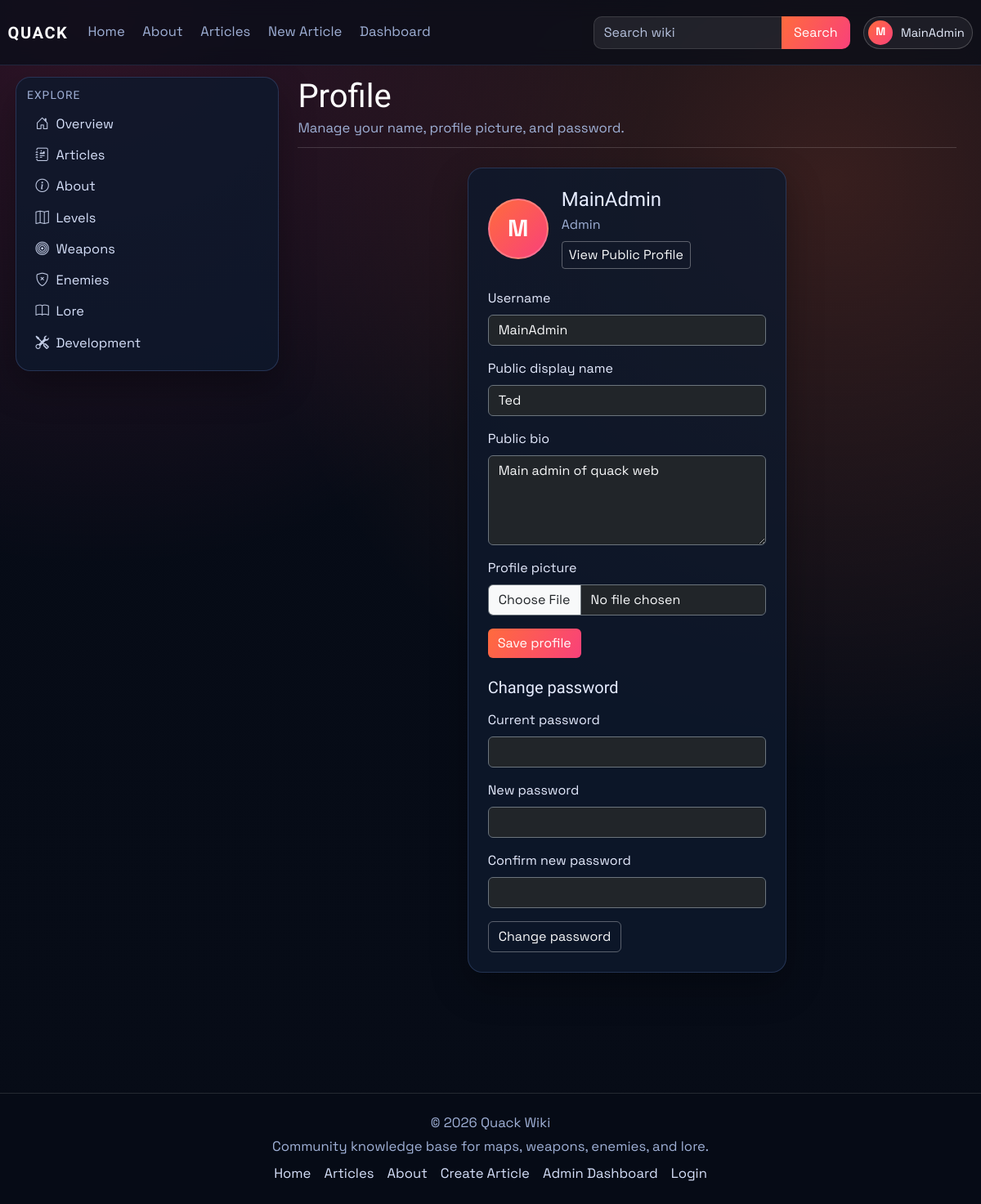
The app's page /profile (signed in), older data.
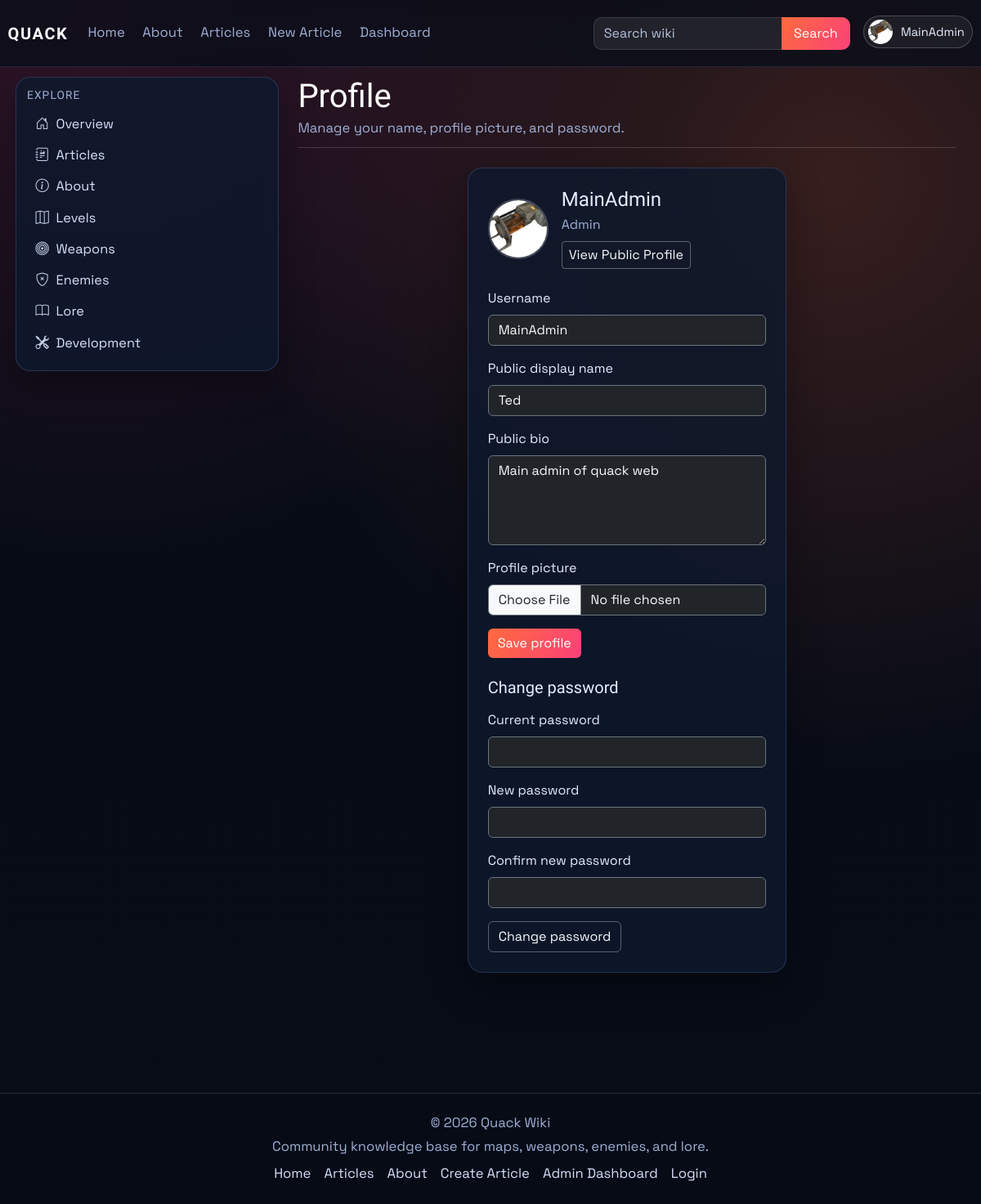
The same page, newer data.
### models.py (models this page shows, shortened)
class User(db.Model, UserMixin):
    id = db.Column(db.Integer, primary_key=True)
    username = db.Column(db.String(120), unique=True, nullable=False)
    email = db.Column(db.String(120), unique=True, nullable=False)
    password_hash = db.Column(db.String(128), nullable=False)
    profile_image_url = db.Column(db.String(120), nullable=True)
    public_display_name = db.Column(db.String(80), nullable=True)
    public_bio = db.Column(db.Text, nullable=True)
    created_at = db.Column(db.DateTime, default=datetime.utcnow)
    role = db.Column(db.String(30), default='user')
    is_archived = db.Column(db.Boolean, default=False, nullable=False)
    archived_at = db.Column(db.DateTime, nullable=True)

### main.py (the view, shortened to what this page needs)
@app.route('/profile', methods=['GET', 'POST'])
@login_required
def profile():
    profile_form = ProfileForm(obj=current_user)
    password_form = PasswordChangeForm()
    return render_template(
        'profile.html',
        profile_form=profile_form,
        password_form=password_form,
    )

### forms.py
class ProfileForm(FlaskForm):
    username = StringField('Username', validators=[DataRequired(), Length(min=2, max=30)])
    public_display_name = StringField('Public display name', validators=[Length(max=80)])
    public_bio = TextAreaField('Public bio', validators=[Length(max=600)])
    profile_image = FileField('Profile picture', validators=[
        FileAllowed(["jpg", "jpeg", "png", "gif", "webp"], "Images only.")
    ])
    submit = SubmitField('Save profile')

class PasswordChangeForm(FlaskForm):
    current_password = PasswordField('Current password', validators=[DataRequired()])
    password = PasswordField('New password', validators=[DataRequired(), Length(min=6)])
    confirm_password = PasswordField(
        'Confirm new password',
        validators=[DataRequired(), EqualTo('password', message='Passwords don\'t match')]
    )
    submit = SubmitField('Change password')

### main.py (called while the page is built)
def get_site_settings():
    settings = SiteSettings.query.get(1)
    if not settings:
        settings = SiteSettings(id=1)
        db.session.add(settings)
        db.session.commit()
    return settings

@app.context_processor
def inject_site_settings():
    return {'site_settings': get_site_settings()}

@login_manager.user_loader
def load_user(user_id):
    user = User.query.get(int(user_id))
    if user and user.is_archived:
        return None
    return user

### templates/profile.html (shortened to what this page needs)
{% extends "_base.html" %}
{% block content %}
<div class="container-fluid px-0">
    <header class="article-header mb-4">
        <h1 class="article-title">Profile</h1>
        <p class="article-meta mb-0">Manage your name, profile picture, and password.</p>
    </header>
    <div class="row g-4 justify-content-center">
        <div class="col-lg-7 col-xl-6">
            <section class="card p-4 h-100">
                <div class="d-flex align-items-center gap-3 mb-4">
                    {% if current_user.profile_image_url %}
                    <img class="profile-page-avatar" src="{{ url_for('static', filename='img/' ~ current_user.profile_image_url) }}" alt="{{ current_user.username }} profile picture">
                    {% else %}
                    <div class="profile-page-avatar profile-page-avatar-fallback">{{ current_user.username[0]|upper }}</div>
                    {% endif %}
                    <div>
                        <h4 class="mb-1">{{ current_user.username }}</h4>
                        <p class="article-meta mb-0">{{ current_user.role|capitalize }}</p>
                        <a class="btn btn-outline-light btn-sm mt-2" href="{{ url_for('public_profile', username=current_user.username) }}">View Public Profile</a>
                    </div>
                </div>
                <form method="POST" action="{{ url_for('profile') }}" enctype="multipart/form-data" class="mb-4">
                    <div class="mb-3">
                        {{ profile_form.username.label(class="form-label") }}
                        {{ profile_form.username(class="form-control bg-dark text-light border-secondary") }}
                    </div>
                    <div class="mb-3">
                        {{ profile_form.public_display_name.label(class="form-label") }}
                        {{ profile_form.public_display_name(class="form-control bg-dark text-light border-secondary", placeholder="Shown on your public author profile") }}
                    </div>
                    <div class="mb-3">
                        {{ profile_form.public_bio.label(class="form-label") }}
                        {{ profile_form.public_bio(class="form-control bg-dark text-light border-secondary", rows="4", placeholder="Tell readers a little about you") }}
                    </div>
                    <div class="mb-3">
                        {{ profile_form.profile_image.label(class="form-label") }}
                        {{ profile_form.profile_image(class="form-control bg-dark text-light border-secondary") }}
                    </div>
                    {{ profile_form.submit(class="btn btn-brand") }}
                </form>
                <form method="POST" action="{{ url_for('profile', _anchor='settings') }}">
                    <h5 class="mb-3">Change password</h5>
                    <div class="mb-3">
                        {{ password_form.current_password.label(class="form-label") }}
                        {{ password_form.current_password(class="form-control bg-dark text-light border-secondary") }}
                    </div>
                    <div class="mb-3">
                        {{ password_form.password.label(class="form-label") }}
                        {{ password_form.password(class="form-control bg-dark text-light border-secondary") }}
                    </div>
                    <div class="mb-3">
                        {{ password_form.confirm_password.label(class="form-label") }}
                        {{ password_form.confirm_password(class="form-control bg-dark text-light border-secondary") }}
                    </div>
                    {{ password_form.submit(class="btn btn-outline-light") }}
                </form>
            </section>
        </div>
    </div>
</div>
{% endblock %}

### templates/_base.html (shortened to what this page needs)
<!doctype html>
<html lang="en">
<head>
    <link href="https://cdn.jsdelivr.net/npm/bootstrap@5.3.3/dist/css/bootstrap.min.css" rel="stylesheet">
    <link href="https://cdn.jsdelivr.net/npm/bootstrap-icons@1.11.3/font/bootstrap-icons.min.css" rel="stylesheet">
    <link rel="stylesheet" href="{{ url_for('static', filename='css/style.css', v='20260525-1') }}">
</head>
<body>
    {% from "partials/tag_link.html" import tag_article_link %}
    {% include "partials/navbar.html" %}
    <div class="layout-shell container-fluid">
        <aside class="wiki-sidebar-detached d-none d-lg-block">
            {% include "partials/sidebar.html" %}
        </aside>
        <main class="page-content page-content-with-sidebar">
            {% block content %}{% endblock %}
        </main>
        <div class="layout-footer-spacer d-none d-lg-block" aria-hidden="true"></div>
    </div>
    {% include "partials/footer.html" %}
</body>
</html>

### templates/partials/tag_link.html
{% macro tag_article_link(tag, label, icon='', class_name='') -%}
<a href="{{ url_for('about') if tag == 'about-us' else url_for('tagged_article', tag=tag) }}"{% if class_name %} class="{{ class_name }}"{% endif %}>
    {% if icon %}<i class="{{ icon }} sidebar-icon"></i>{% endif %}{{ label }}
</a>
{%- endmacro %}

### templates/partials/navbar.html (shortened to what this page needs)
{% from "partials/tag_link.html" import tag_article_link %}
<nav class="navbar navbar-expand-lg main-nav">
    <div class="container-fluid nav-wrap">
        <a class="navbar-brand brand-mark" href="{{ url_for('index') }}">QUACK</a>
        <div class="collapse navbar-collapse" id="navbarNav">
            <ul class="navbar-nav me-auto nav-links">
                <li class="nav-item"><a class="nav-link" href="{{ url_for('index') }}">Home</a></li>
                <li class="nav-item">{{ tag_article_link('about-us', 'About', class_name='nav-link') }}</li>
                <li class="nav-item"><a class="nav-link" href="{{ url_for('articles') }}">Articles</a></li>
                <li class="nav-item"><a class="nav-link" href="{{ url_for('create_article') }}">New Article</a></li>
                {% if current_user.is_authenticated and current_user.role == "admin" %}
                <li class="nav-item"><a class="nav-link" href="{{ url_for('dashboard_users') }}">Dashboard</a></li>
                {% elif current_user.is_authenticated and current_user.role == "writer" %}
                <li class="nav-item"><a class="nav-link" href="{{ url_for('dashboard_articles') }}">Articles</a></li>
                {% endif %}
            </ul>
            <ul class="navbar-nav ms-auto align-items-lg-center nav-tools">
                <li class="nav-item nav-search-wrap">
                    <form class="nav-search" method="GET" action="{{ url_for('articles') }}">
                        <input class="form-control" type="search" name="q" value="{{ request.args.get('q', '') if request.endpoint == 'articles' else '' }}" placeholder="Search wiki">
                        <button class="btn btn-brand" type="submit">Search</button>
                    </form>
                </li>
                {% if current_user.is_authenticated %}
                <li class="nav-item dropdown ms-lg-3">
                    <a class="profile-trigger" href="#" role="button" data-bs-toggle="dropdown" aria-expanded="false">
                        {% if current_user.profile_image_url %}
                        <img class="profile-avatar profile-avatar-img" src="{{ url_for('static', filename='img/' ~ current_user.profile_image_url) }}" alt="{{ current_user.username }} profile picture">
                        {% else %}
                        <span class="profile-avatar">{{ current_user.username[0]|upper }}</span>
                        {% endif %}
                        <span class="profile-name">{{ current_user.username }}</span>
                    </a>
                </li>
                {% else %}
                <li class="nav-item ms-lg-3">
                    <a class="btn btn-outline-light nav-login-btn" href="{{ url_for('login') }}">Login</a>
                </li>
                {% endif %}
            </ul>
        </div>
    </div>
</nav>

### templates/partials/sidebar.html
<nav class="wiki-sidebar">
    {% if current_user.is_authenticated and current_user.role in ['admin', 'writer'] and request.endpoint in ['dashboard_users', 'dashboard_articles', 'dashboard_updates', 'dashboard_settings'] %}
    <h6 class="sidebar-title">Dashboard</h6>
    {% if current_user.role == 'admin' %}
    <a href="{{ url_for('dashboard_users') }}"><i class="bi bi-people-fill sidebar-icon"></i>Users</a>
    {% endif %}
    <a href="{{ url_for('dashboard_articles') }}"><i class="bi bi-journal-text sidebar-icon"></i>Articles</a>
    <a href="{{ url_for('dashboard_updates') }}"><i class="bi bi-inbox sidebar-icon"></i>Pending Updates</a>
    {% if current_user.role == 'admin' %}
    <a href="{{ url_for('dashboard_settings') }}"><i class="bi bi-image sidebar-icon"></i>Site Settings</a>
    {% endif %}
    <a href="{{ url_for('create_article') }}"><i class="bi bi-plus-square sidebar-icon"></i>Create Article</a>
    {% else %}
    <h6 class="sidebar-title">Explore</h6>
    <a href="{{ url_for('index') }}"><i class="bi bi-house-door sidebar-icon"></i>Overview</a>
    <a href="{{ url_for('articles') }}"><i class="bi bi-journal-richtext sidebar-icon"></i>Articles</a>
    {{ tag_article_link('about-us', 'About', 'bi bi-info-circle') }}
    {{ tag_article_link('levels', 'Levels', 'bi bi-map') }}
    {{ tag_article_link('weapons', 'Weapons', 'bi bi-bullseye') }}
    {{ tag_article_link('enemies', 'Enemies', 'bi bi-shield-x') }}
    {{ tag_article_link('lore', 'Lore', 'bi bi-book') }}
    {{ tag_article_link('development', 'Development', 'bi bi-tools') }}
    {% endif %}
</nav>

### templates/partials/footer.html
{% from "partials/tag_link.html" import tag_article_link %}
<footer class="site-footer">
    <div class="container-fluid">
        <div class="footer-content">
            <p class="mb-1">&copy; 2026 Quack Wiki</p>
            <p class="mb-0">Community knowledge base for maps, weapons, enemies, and lore.</p>
            <div class="footer-links">
                <a href="{{ url_for('index') }}">Home</a>
                <a href="{{ url_for('articles') }}">Articles</a>
                {{ tag_article_link('about-us', 'About') }}
                <a href="{{ url_for('create_article') }}">Create Article</a>
                {% if current_user.is_authenticated and current_user.role == 'admin' %}
                <a href="{{ url_for('dashboard_users') }}">Admin Dashboard</a>
                {% elif current_user.is_authenticated and current_user.role == 'writer' %}
                <a href="{{ url_for('dashboard_articles') }}">Articles Dashboard</a>
                {% endif %}
                <a href="{{ url_for('login') }}">Login</a>
            </div>
        </div>
    </div>
</footer>

Row changes from the older to the newer data that the page shows:
changed User "MainAdmin": profile_image_url: picture added; username "M" → (not shown)
